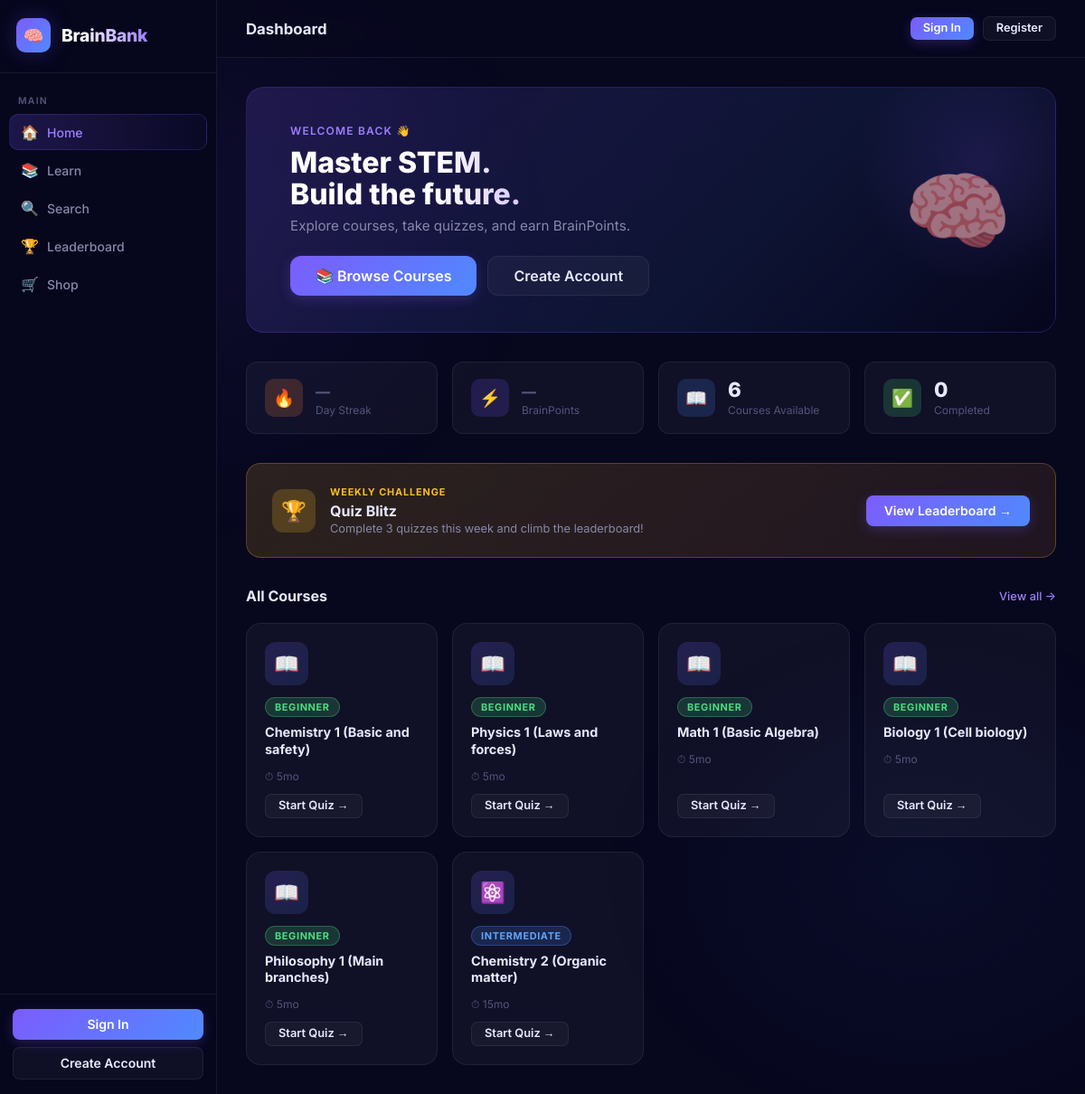
The page / on the database its author committed.
### courses/models.py (models this page shows, shortened)
class Course(models.Model):
    title = models.CharField(max_length=200)
    description = models.TextField()
    duration = models.IntegerField(help_text="Duration in minutes", default=30)
    level = models.CharField(max_length=50, choices=[
        ('Beginner', 'Beginner'),
        ('Intermediate', 'Intermediate'),
        ('Advanced', 'Advanced')
    ], default='Beginner')
    content = models.TextField(blank=True, null=True, help_text="Full HTML content for this course")

### courses/views.py (the view, shortened to what this page needs)
# urls.py: path('', home, name='home'),  # Root path explicitly handled
def home(request):
    courses = Course.objects.all()[:6]  # Limit to 6 courses for home page
    completed_courses = []
    player_profile = None
    context = {
        'courses': courses,
        'completed_courses': completed_courses,
        'player_profile': player_profile
    }
    return render(request, 'home.html', context)

### courses/context_processors.py (called while the page is built, shortened)
def active_effects(request):
    return {'active_effects': []}

### courses/templates/home.html (shortened to what this page needs)
{% extends "base.html" %}
{% block page_title %}Dashboard{% endblock %}
{% block nav_home %}active{% endblock %}
{% block content %}
    <div class="hero">
        <div class="hero-content">
            <div class="hero-eyebrow">Welcome back{% if user.is_authenticated %}, {{ user.username }}{% endif %} 👋</div>
            <h1 class="hero-title">Master STEM.<br>Build the future.</h1>
            <p class="hero-sub">Explore courses, take quizzes, and earn BrainPoints.</p>
            <div class="hero-actions">
                <a href="{% url 'course_list' %}" class="btn btn-primary btn-lg">📚 Browse Courses</a>
                {% if not user.is_authenticated %}
                <a href="{% url 'create_profile' %}" class="btn btn-ghost btn-lg">Create Account</a>
                {% endif %}
            </div>
        </div>
        <div class="hero-emoji">🧠</div>
    </div>
    <div class="stats-row">
        <div class="stat-card">
            <div class="stat-icon orange">🔥</div>
            <div>
                <div class="stat-num">{% if player_profile %}{{ player_profile.current_streak }}{% else %}<span style="font-size:1rem;color:var(--text-muted)">—</span>{% endif %}</div>
                <div class="stat-label">Day Streak</div>
            </div>
        </div>
        <div class="stat-card">
            <div class="stat-icon purple">⚡</div>
            <div>
                <div class="stat-num">{% if player_profile %}{{ player_profile.points }}{% else %}<span style="font-size:1rem;color:var(--text-muted)">—</span>{% endif %}</div>
                <div class="stat-label">BrainPoints</div>
            </div>
        </div>
        <div class="stat-card">
            <div class="stat-icon blue">📖</div>
            <div>
                <div class="stat-num">{{ courses|length }}</div>
                <div class="stat-label">Courses Available</div>
            </div>
        </div>
        <div class="stat-card">
            <div class="stat-icon green">✅</div>
            <div>
                <div class="stat-num">{{ completed_courses|length }}</div>
                <div class="stat-label">Completed</div>
            </div>
        </div>
    </div>
    <div class="challenge-banner">
        <div class="challenge-left">
            <div class="challenge-icon">🏆</div>
            <div>
                <div class="challenge-tag">Weekly Challenge</div>
                <div class="challenge-name">Quiz Blitz</div>
                <div class="challenge-desc">Complete 3 quizzes this week and climb the leaderboard!</div>
            </div>
        </div>
        <div class="challenge-right">
            <a href="{% url 'leaderboard' %}" class="btn btn-primary">View Leaderboard →</a>
        </div>
    </div>
    <div class="section-header">
        <span class="section-title">All Courses</span>
        <a href="{% url 'course_list' %}" class="section-link">View all →</a>
    </div>
    <div class="course-grid">
        {% for course in courses %}
        <a href="{% url 'course_detail' course.pk %}" class="course-card">
            <div class="course-icon">
                {% if course.level == "Advanced" %}🔬
                {% elif course.level == "Intermediate" %}⚛️
                {% else %}📖{% endif %}
            </div>
            <div>
                {% if course.level %}
                <span class="badge
                    {% if course.level == 'Advanced' %}badge-purple
                    {% elif course.level == 'Intermediate' %}badge-blue
                    {% else %}badge-green{% endif %}">
                    {{ course.level }}
                </span>
                {% endif %}
                <div class="course-title" style="margin-top:8px;">{{ course.title }}</div>
            </div>
            <div class="course-meta">
                <span>⏱ {{ course.duration }}mo</span>
            </div>
            <div class="course-footer">
                <span class="btn btn-ghost btn-sm">Start Quiz →</span>
            </div>
        </a>
        {% empty %}
        <div class="card" style="grid-column:1/-1; text-align:center; color:var(--text-muted);">
            No courses available yet. Check back soon!
        </div>
        {% endfor %}
    </div>
{% endblock %}

### courses/templates/base.html (style rules this page uses)
:root { --bg: #07071e; --surface: rgba(255, 255, 255, 0.04); --surface-hover: rgba(255, 255, 255, 0.08); --border: rgba(255, 255, 255, 0.07); --border-active: rgba(124, 92, 252, 0.4); --sidebar-bg: rgba(7, 7, 30, 0.98); --primary: #7c5cfc; --primary-light: #9d7fff; --primary-glow: rgba(124, 92, 252, 0.25); --secondary: #4f8aff; --accent-orange: #ff8c42; --accent-green: #4ade80; --accent-cyan: #22d3ee; --accent-yellow: #fbbf24; --text: #e8e8ff; --text-muted: #55557a; --text-dim: #8888aa; --sidebar-width: 240px; --topbar-h: 64px; --radius-lg: 16px; --radius-md: 12px; --radius-sm: 8px; }
*, *::before, *::after { margin: 0; padding: 0; box-sizing: border-box; }
body { font-family: 'Inter', -apple-system, BlinkMacSystemFont, sans-serif; background: var(--bg); color: var(--text); min-height: 100vh; display: flex; overflow-x: hidden; }
body::before { content: ''; position: fixed; inset: 0; background: radial-gradient(ellipse 60% 50% at 15% 20%, rgba(124,92,252,0.07) 0%, transparent 60%), radial-gradient(ellipse 50% 40% at 85% 80%, rgba(79,138,255,0.05) 0%, transparent 60%); pointer-events: none; z-index: 0; }
.btn { display: inline-flex; align-items: center; justify-content: center; gap: 7px; padding: 10px 20px; border-radius: var(--radius-sm); font-size: 0.875rem; font-weight: 600; text-decoration: none; border: none; cursor: pointer; transition: all 0.18s ease; font-family: 'Inter', sans-serif; line-height: 1; }
.btn-primary { background: linear-gradient(135deg, var(--primary) 0%, var(--secondary) 100%); color: white; box-shadow: 0 4px 14px var(--primary-glow); }
.btn-ghost { background: var(--surface); color: var(--text); border: 1px solid var(--border); }
.btn-sm { padding: 6px 14px; font-size: 0.8rem; border-radius: 7px; }
.btn-lg { padding: 13px 28px; font-size: 1rem; border-radius: var(--radius-md); }
.badge { display: inline-block; padding: 3px 10px; border-radius: 20px; font-size: 0.68rem; font-weight: 700; text-transform: uppercase; letter-spacing: 0.06em; }
.badge-blue { background: rgba(79,138,255,0.18); color: #60a5fa; border: 1px solid rgba(79,138,255,0.3); }
.badge-green { background: rgba(74,222,128,0.18); color: #4ade80; border: 1px solid rgba(74,222,128,0.3); }
.section-header { display: flex; align-items: center; justify-content: space-between; margin-bottom: 20px; }
.section-title { font-size: 1rem; font-weight: 700; color: var(--text); }
.section-link { font-size: 0.8rem; color: var(--primary-light); text-decoration: none; font-weight: 500; transition: opacity 0.15s; }

### rows shown on the page
Course: level "BEGINNER", title "Chemistry 1 (Basic and safety)", duration "5"
Course: level "BEGINNER", title "Physics 1 (Laws and forces)", duration "5"
Course: level "BEGINNER", title "Math 1 (Basic Algebra)", duration "5"
Course: level "BEGINNER", title "Biology 1 (Cell biology)", duration "5"
Course: level "BEGINNER", title "Philosophy 1 (Main branches)", duration "5"
Course: level "INTERMEDIATE", title "Chemistry 2 (Organic matter)", duration "15"

### other values the page prints
{{ courses|length }} "6"
{{ completed_courses|length }} "0"
